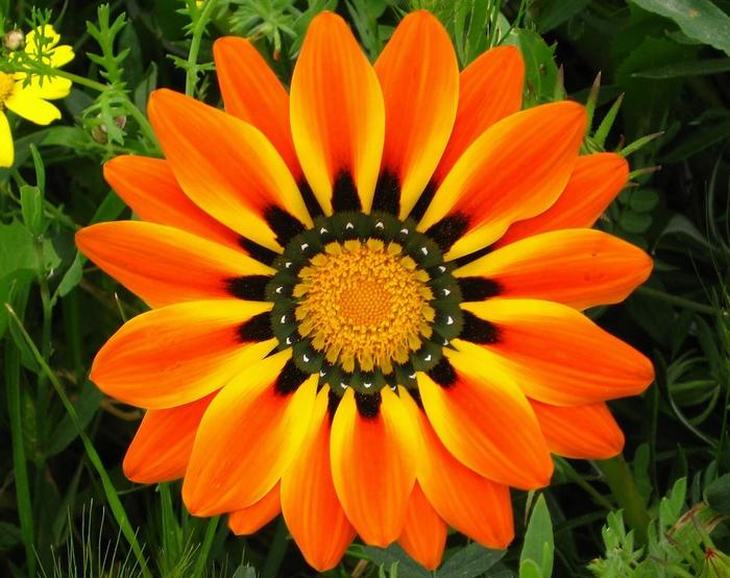
%> input picture Spring_2018/ComputerVision/Project2/sunflower.jpg, 730 x 578 px
$ octave hybrid_image_starter.m   (GNU Octave 9; MATLAB toolbox functions it lacks are replaced by stand-ins)
%> lines starting %> are read from the running program, lines starting %| are printed output that depends on the picture
### Spring_2018/ComputerVision/Project2/align_images.m
function [im1, im2] = align_images(im1, im2)
% Aligns im1 and im2 (translation, scale, rotation) after getting two pairs
% of points from the user.  In the output of im1 and im2, the two pairs of
% points will have approximately the same coordinates.

% get image sizes
[h1, w1, b1] = size(im1);
[h2, w2, b2] = size(im2);

% displays image
figure(1), hold off, imagesc(im1), axis image, colormap gray

% gets two points from the user
disp('Select two points from each image define rotation, scale, translation')
[x1, y1] = ginput(2);
cx1 = mean(x1); cy1 = mean(y1);
figure(1), hold off, imagesc(im2), axis image
[x2, y2] = ginput(2);
cx2 = mean(x2); cy2 = mean(y2);

% translate first so that center of ref points is center of image
tx = round((w1/2-cx1)*2);
if tx > 0,  im1 = padarray(im1, [0 tx], 'pre');
else        im1 = padarray(im1, [0 -tx], 'post');
end
ty = round((h1/2-cy1)*2);
if ty > 0,  im1 = padarray(im1, [ty 0], 'pre');
else        im1 = padarray(im1, [-ty 0], 'post');
end
tx = round((w2/2-cx2)*2) ;
if tx > 0,  im2 = padarray(im2, [0 tx], 'pre');
else        im2 = padarray(im2, [0 -tx], 'post');
end
ty = round((h2/2-cy2)*2);
if ty > 0,  im2 = padarray(im2, [ty 0], 'pre');
else        im2 = padarray(im2, [-ty 0], 'post');
end

% downscale larger image so that lengths between ref points are the same
len1 = sqrt((y1(2)-y1(1)).^2+(x1(2)-x1(1)).^2);
len2 = sqrt((y2(2)-y2(1)).^2+(x2(2)-x2(1)).^2);
dscale = len2 ./ len1;
if dscale < 1
    im1 = imresize(im1, dscale, 'bilinear');
else
    im2 = imresize(im2, 1./dscale, 'bilinear');
end


% rotate im1 so that angle between points is the same
theta1 = atan2(-(y1(2)-y1(1)), x1(2)-x1(1)); % in matlab, y==1 is at the top of the N x M image, and y==N is at the bottom
theta2 = atan2(-(y2(2)-y2(1)), x2(2)-x2(1));
dtheta = theta2-theta1;
im1 = imrotate(im1, dtheta*180/pi, 'bilinear'); % imrotate uses degree units

% Crop images (on both sides of border) to be same height and width
[h1, w1, b1] = size(im1);
[h2, w2, b2] = size(im2);

minw = min(w1, w2);
brd = (max(w1, w2)-minw)/2;
if minw == w1 % crop w2
    im2 = im2(:, (ceil(brd)+1):end-floor(brd), :);
    tx = tx-ceil(brd);
else
    im1 = im1(:, (ceil(brd)+1):end-floor(brd), :);
    tx = tx+ceil(brd);
end

minh = min(h1, h2);
brd = (max(h1, h2)-minh)/2;
if minh == h1 % crop w2
    im2 = im2((ceil(brd)+1):end-floor(brd), :, :);
    ty = ty-ceil(brd);
else
    im1 = im1((ceil(brd)+1):end-floor(brd), :, :);
    ty = ty+ceil(brd);
end

figure(1), hold off, imagesc(im1), axis image, colormap gray
figure(2), hold off, imagesc(im2), axis image, colormap gray

### Spring_2018/ComputerVision/Project2/hybrid_image_starter.m
close all; % closes all figures

% read images and convert to single format
im1 = im2single(imread('./sunflower.jpg'));
im2 = im2single(imread('./white_flower.jpg'));
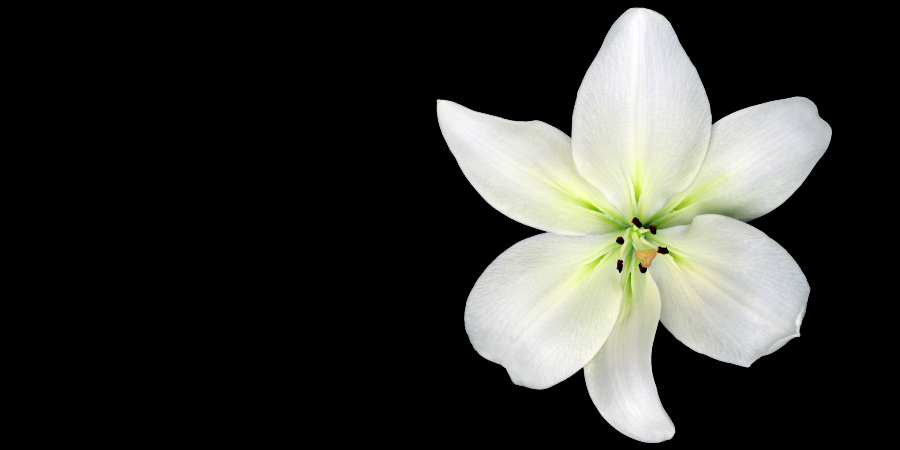
%> input picture Spring_2018/ComputerVision/Project2/white_flower.jpg, 900 x 450 px

im1 = rgb2gray(im1); % convert to grayscale
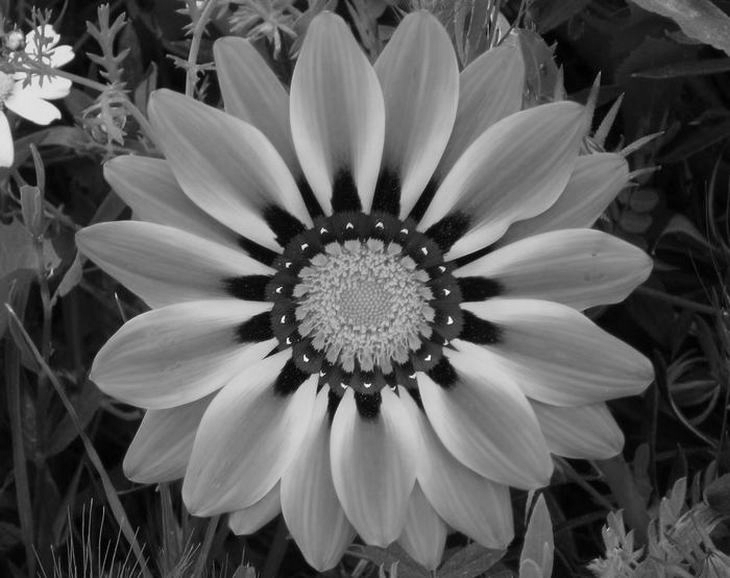
%> im1: size 578x730 single; min 0, max 0.993, mean 0.36
im2 = rgb2gray(im2);
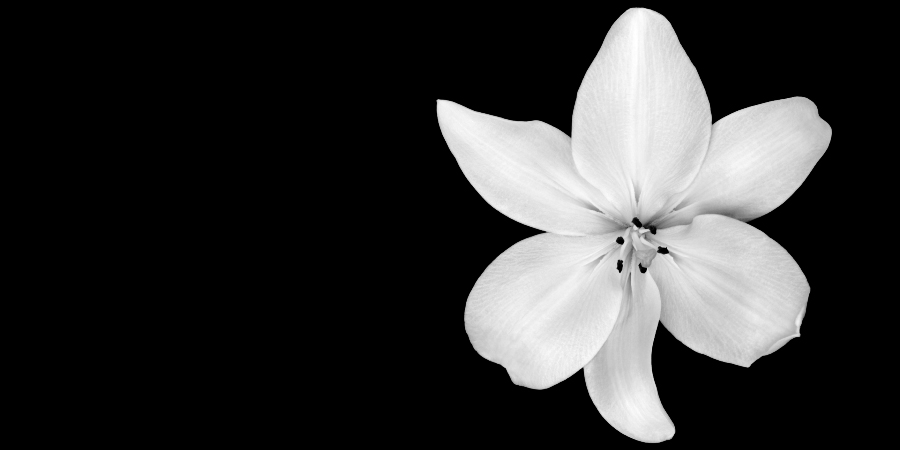
%> im2: size 450x900 single; min 0, max 1, mean 0.201
imagesc(log(abs(fftshift(fft2(im1)))));
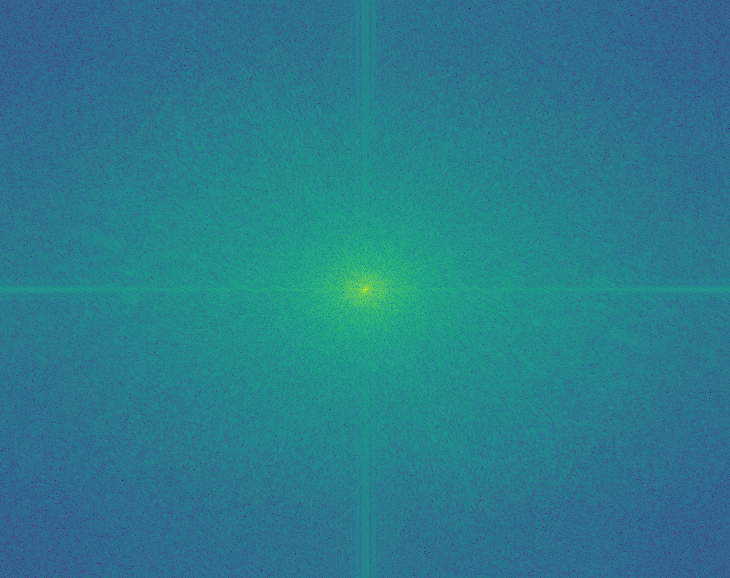
%> displayed picture: size 578x730x3, on the screen's scale of 0 to 255; mean R, G, B 41, 124.3, 141
pause;
imagesc(log(abs(fftshift(fft2(im2)))));
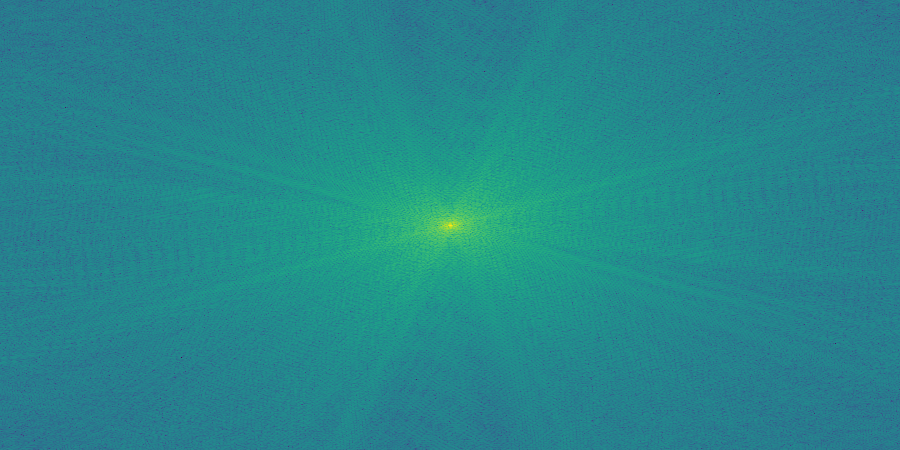
%> displayed picture: size 450x900x3, on the screen's scale of 0 to 255; mean R, G, B 37.2, 134.9, 140.6

% use this if you want to align the two images (e.g., by the eyes) and crop
% them to be of same size
[im2, im1] = align_images(im2, im1);
%> the run ends on the next line
